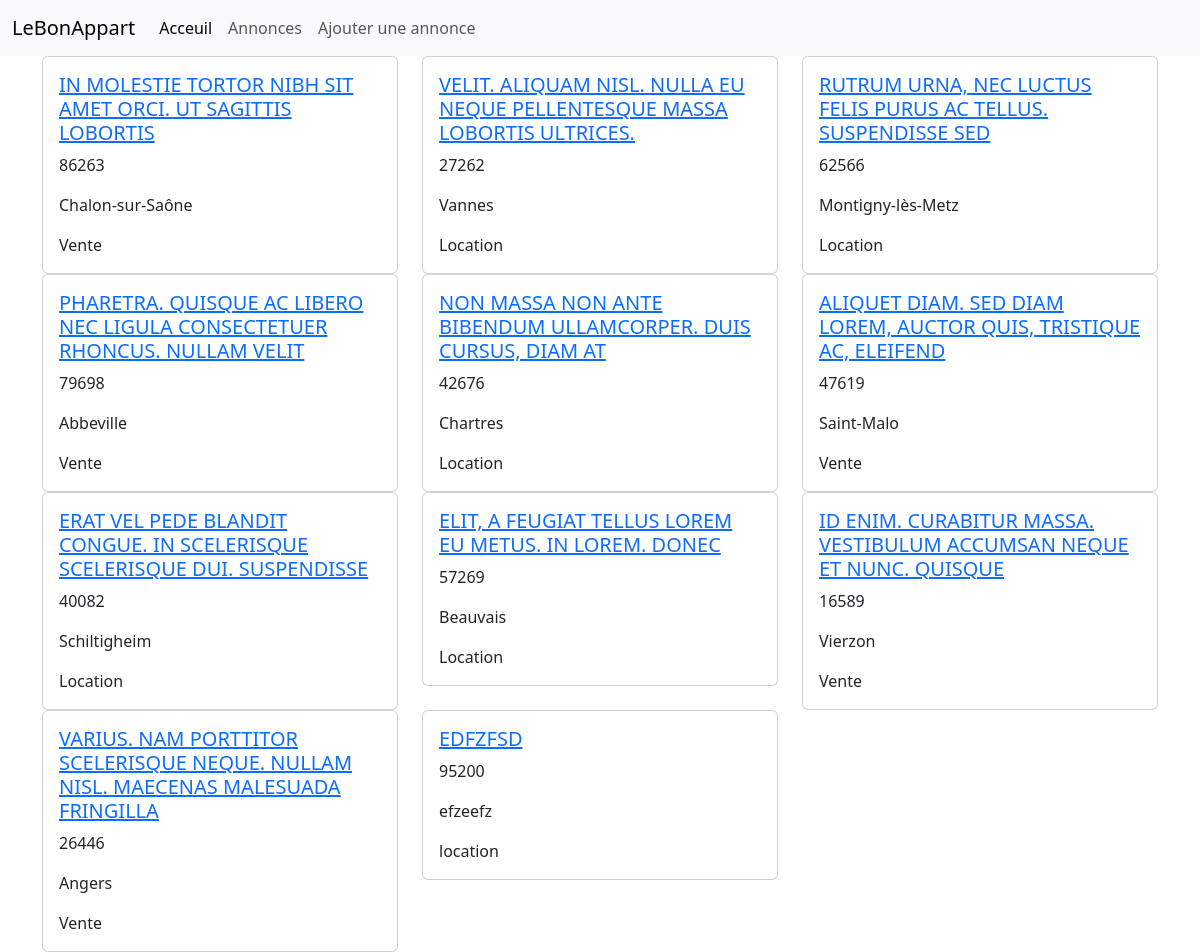
The page / on the database its author committed.
### tables this page shows
CREATE TABLE `appartement` (
  `id` int NOT NULL,
  `title` varchar(255) NOT NULL,
  `description` text NOT NULL,
  `postal_code` int NOT NULL,
  `city` varchar(255) NOT NULL,
  `type` varchar(255) NOT NULL,
  `price` float NOT NULL,
  `reservation_message` varchar(255) DEFAULT NULL
);

### index.php (the view)
<?php
include 'header.php';
include 'database.php';
$query = "SELECT * FROM appartement";
$stmt = $db->prepare($query);
$stmt->execute();
$results = $stmt->fetchAll(PDO::FETCH_ASSOC);
echo '<div class="container">';
echo '<div class="row">';
foreach ($results as $an) {
    echo '<div class="col-md-4">';
    echo '<div class="card">';
    echo '<div class="card-body">';
    echo'<a href="voirannonce.php?id=' . $an['id'] . '">';
    echo '<h5 class="card-title">' . strtoupper($an['title']) . '</h5>';
    echo '</a>';
    echo '<p class="card-text">' . $an['postal_code'] . '</p>';
    echo '<p class="card-text">' . $an['city'] . '</p>';
    echo '<p class="card-text">' . $an['type'] . '</p>';
    echo '</div>';
    echo '</div>';
    echo '</div>';
}
echo '</div>';
echo '</div>';

### header.php (shortened to what this page needs)
<!DOCTYPE html>
<html>
<head>
    <link rel="stylesheet" href="">
    <link href="https://cdn.jsdelivr.net/npm/bootstrap@5.3.0/dist/css/bootstrap.min.css" rel="stylesheet">
</head>
<body>
    <nav class="navbar navbar-expand-lg bg-body-tertiary">
        <div class="container-fluid">
            <a class="navbar-brand" href="index.php">LeBonAppart</a>
            <div class="collapse navbar-collapse" id="navbarNav">
                <ul class="navbar-nav">
                    <li class="nav-item">
                        <a class="nav-link active" aria-current="page" href="index.php">Acceuil</a>
                    </li>
                    <li class="nav-item">
                        <a class="nav-link" href="annonces.php">Annonces</a>
                    </li>
                    <li class="nav-item">
                        <a class="nav-link" href="ajout_annonces.php">Ajouter une annonce</a>
                    </li>
                </ul>
            </div>
        </div>
    </nav>

### rows shown on the page
appartement: title "IN MOLESTIE TORTOR NIBH SIT AMET ORCI. UT SAGITTIS LOBORTIS", postal_code "86263", city "Chalon-sur-Saône", type "Vente"
appartement: title "VELIT. ALIQUAM NISL. NULLA EU NEQUE PELLENTESQUE MASSA LOBORTIS ULTRICES.", postal_code "27262", city "Vannes", type "Location"
appartement: title "RUTRUM URNA, NEC LUCTUS FELIS PURUS AC TELLUS. SUSPENDISSE SED", postal_code "62566", city "Montigny-lès-Metz", type "Location"
appartement: title "PHARETRA. QUISQUE AC LIBERO NEC LIGULA CONSECTETUER RHONCUS. NULLAM VELIT", postal_code "79698", city "Abbeville", type "Vente"
appartement: title "NON MASSA NON ANTE BIBENDUM ULLAMCORPER. DUIS CURSUS, DIAM AT", postal_code "42676", city "Chartres", type "Location"
appartement: title "ALIQUET DIAM. SED DIAM LOREM, AUCTOR QUIS, TRISTIQUE AC, ELEIFEND", postal_code "47619", city "Saint-Malo", type "Vente"
appartement: title "ERAT VEL PEDE BLANDIT CONGUE. IN SCELERISQUE SCELERISQUE DUI. SUSPENDISSE", postal_code "40082", city "Schiltigheim", type "Location"
appartement: title "ELIT, A FEUGIAT TELLUS LOREM EU METUS. IN LOREM. DONEC", postal_code "57269", city "Beauvais", type "Location"
appartement: title "ID ENIM. CURABITUR MASSA. VESTIBULUM ACCUMSAN NEQUE ET NUNC. QUISQUE", postal_code "16589", city "Vierzon", type "Vente"
appartement: title "VARIUS. NAM PORTTITOR SCELERISQUE NEQUE. NULLAM NISL. MAECENAS MALESUADA FRINGILLA", postal_code "26446", city "Angers", type "Vente"
appartement: title "EDFZFSD", postal_code "95200", city "efzeefz", type "location"
